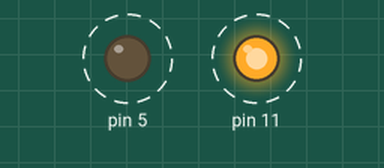
The sketch below on a simulated Arduino Uno, built with avr-gcc and run on an emulated ATmega328P. Parts: output pins drawn as LEDs (lit = HIGH). Dashed ring = blinking.

Above: at 0.5 s.
Timing chart, 0 to 4.6 s (numbered marks = the images above):
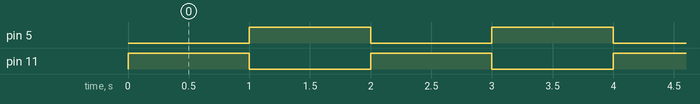

Measured:
- by itself, pin 5, pin 11: alternates HIGH for 1.0 s and LOW for 1.0 s
- by itself, everything shown: repeats every 2.0 s, in 3 steps

The sketch:

alternating_the_blinking_of_two_leds1.ino
```cpp
void setup(){

  pinMode(11,OUTPUT);
  pinMode(5,OUTPUT);

}

void loop(){

  LED_Switch();
}

void LED_Switch(){

 digitalWrite(11,HIGH);
 delay(1000);
 digitalWrite(11,LOW);


  digitalWrite(5,HIGH);
 delay(1000);
 digitalWrite(5,LOW);


}
```
